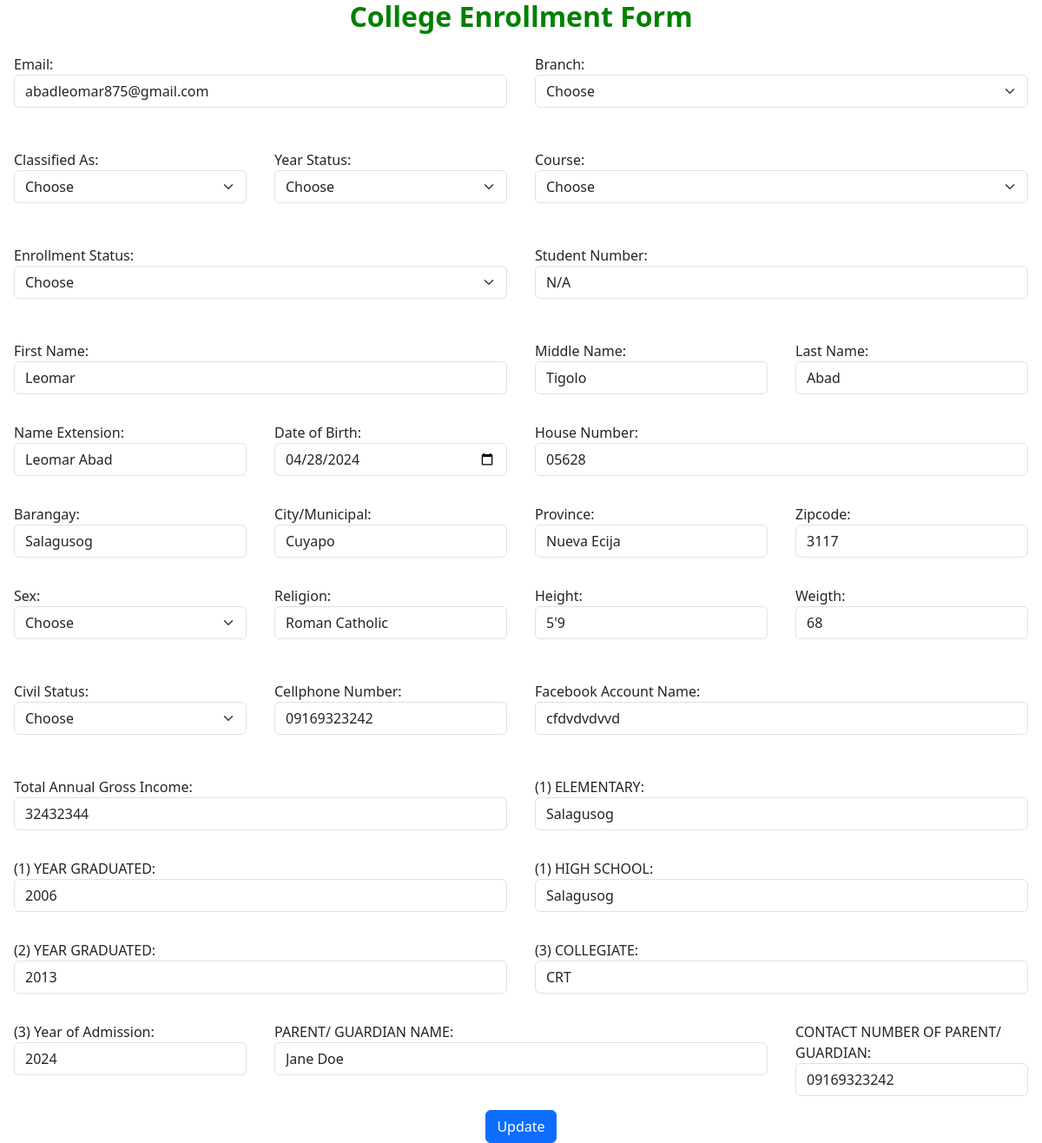
Screenshot of /edit.php?edit_id=16 with the database file from the repository.
### tables this page shows
CREATE TABLE `college` (
  `id` int(11) NOT NULL,
  `username` varchar(100) NOT NULL,
  `password` varchar(100) NOT NULL,
  `email` varchar(100) NOT NULL,
  `Classified` varchar(100) NOT NULL,
  `year_status` varchar(100) NOT NULL,
  `course` varchar(100) NOT NULL,
  `enrollment_status` varchar(100) NOT NULL,
  `student_number` varchar(100) NOT NULL,
  `firstname` varchar(100) NOT NULL,
  `middle_name` varchar(100) NOT NULL,
  `lastname` varchar(100) NOT NULL,
  `name_extension` varchar(100) NOT NULL,
  `date_birth` varchar(100) NOT NULL,
  `house_number` varchar(100) NOT NULL,
  `barangay` varchar(100) NOT NULL,
  `municipal` varchar(100) NOT NULL,
  `province` varchar(100) NOT NULL,
  `zipcode` varchar(100) NOT NULL,
  `sex` varchar(100) NOT NULL,
  `religion` varchar(100) NOT NULL,
  `height` varchar(100) NOT NULL,
  `weigth` varchar(100) NOT NULL,
  `civil_status` varchar(100) NOT NULL,
  `cellhone_number` varchar(100) NOT NULL,
  `facebook_account` varchar(100) NOT NULL,
  `TotalAnnualGrossIncome` varchar(100) NOT NULL,
  `elementary` varchar(100) NOT NULL,
  `year_graduated` varchar(100) NOT NULL,
  `high_school` varchar(100) NOT NULL,
  `year_graduated_hs` varchar(100) NOT NULL,
  `collegiate` varchar(100) NOT NULL,
  `admission` varchar(100) NOT NULL,
  `parent` varchar(100) NOT NULL,
  `contact_number_parent` varchar(100) NOT NULL,
  `branch` varchar(100) NOT NULL,
  `date_time` varchar(100) NOT NULL
);

### edit.php (the view, shortened to what this page needs)
<?php
 $conn = connection();
 $id = $_GET['edit_id'];
 $sql = "SELECT * FROM `college` WHERE id = $id";
 $result = mysqli_query($conn, $sql);
 if(mysqli_num_rows($result) > 0){
     $row = mysqli_fetch_assoc($result);
     $email = $row['email'];
     $student_number = $row['student_number'];
     $firstname = $row['firstname'];
     $middlename = $row['middle_name'];
     $lastname = $row['lastname'];
     $name_extension = $row['name_extension'];
     $date_birth = $row['date_birth'];
     $house_number = $row['house_number'];
     $barangay = $row['barangay'];
     $municipal = $row['municipal'];
     $province = $row['province'];
     $zipcode = $row['zipcode'];
     $religion = $row['religion'];
     $height = $row['height'];
     $weight = $row['weigth'];
     $cellphone_number = $row['cellhone_number'];
     $facebook = $row['facebook_account'];
     $income = $row['TotalAnnualGrossIncome'];
     $elementary = $row['elementary'];
     $elementary_graduated = $row['year_graduated'];
     $high_school = $row['high_school'];
     $highschool_year_graduated = $row['year_graduated_hs'];
     $college = $row['collegiate'];
     $admission = $row['admission'];
     $parent = $row['parent'];
     $contact_number = $row['contact_number_parent'];
 };
 ?>
 <!DOCTYPE html>
 <html lang="en">
 <head>
    <link href="https://cdn.jsdelivr.net/npm/bootstrap@5.3.3/dist/css/bootstrap.min.css" rel="stylesheet">
 </head>
 <body>
 <h2 style="text-align: center; color: green;"><b>College Enrollment Form</b></h2>
    <form class="form-collge" action="edit.php?edit_id=<?php echo $id; ?>" method="post">
    <div class="w-50 p-3">
         <label for="email">Email:</label>
        <input type="text" class="form-control" name="email" value="<?php echo $email; ?>" placeholder="example@gmail.com" required>
    </div>
    <div class="w-50 p-3">
            <label for="branch">Branch:</label>
    <select class="form-select mb-3" name="branchc" id="">
    <option value="">Choose</option>
    </select>
</div>
    <div class="w-25 p-3">
        <label for="user">Classified As:</label>
    <select class="form-select mb-3" name="user" id="">
        <option value="">Choose</option>
    </select>
</div>
<div class="w-25 p-3">
    <label for="year-status">Year Status:</label>
    <select class="form-select mb-3" name="year-status" id="">
    <option value="">Choose</option>
    </select>
</div>
<div class="w-50 p-3">
    <label for="course">Course:</label>
    <select class="form-select mb-3" name="course" id="">
    <option value="">Choose</option>
    </select>
</div>
<div class="w-50 p-3">
            <label for="student">Enrollment Status:</label>
            <select name="student" id=""  class="form-select mb-3">
                <option value="">Choose</option>
        </select>
</div>
<div class="w-50 p-3">
            <label for="student_number">Student Number:</label>
            <input type="text" name="student_number" value="<?php echo $student_number; ?>" class="form-control" placeholder="Student Number:If none write N/A" required>
</div>
<div class="w-50 p-3">
            <label for="firstname">First Name:</label>
            <input type="text" name="firstname" value="<?php echo $firstname; ?>" class="form-control" placeholder="First Name" required>
</div>
<div class="w-25 p-3">
            <label for="middle-name">Middle Name:</label>
            <input type="text" name="middle-name" value="<?php echo $middlename; ?>" class="form-control" placeholder="Middle Name" required>
</div>
<div class="w-25 p-3">
            <label for="lastname">Last Name:</label>
            <input type="text" name="lastname" value="<?php echo $lastname; ?>" class="form-control" placeholder="Last Name" required>
</div>
<div class="w-25 p-3">
            <label for="name-extension">Name Extension:</label>
            <input type="text" name="name-extension" value="<?php echo $name_extension; ?>" class="form-control" placeholder="Example: Jr., III, Sr. etc.    Note: Please leave it blank if Not Available." required>
</div>
<div class="w-25 p-3">
            <label for="date_birth">Date of Birth:</label>
            <input type="date" name="date_birth" value="<?php echo $date_birth; ?>" class="form-control" placeholder="" required>
</div>
<div class="w-50 p-3">
            <label for="house_number">House Number:</label>
            <input type="text" name="house_number" value="<?php echo $house_number; ?>" class="form-control" placeholder="Building and Street Name*E.g. 123 Sampaguita St." required>
</div>
<div class="w-25 p-3">
            <label for="barangay">Barangay:</label>
            <input type="text" name="barangay" value="<?php echo $barangay; ?>" class="form-control" required>
</div>
<div class="w-25 p-3">
            <label for="municipal">City/Municipal:</label>
            <input type="text" value="<?php echo $municipal; ?>" name="municipal" class="form-control" required>
</div>
<div class="w-25 p-3">
            <label for="province">Province:</label>
            <input type="text" name="province" value="<?php echo $province; ?>" class="form-control" required>
</div>
<div class="w-25 p-3">
            <label for="zipcode">Zipcode:</label>
            <input type="text" name="zipcode" value="<?php echo $zipcode; ?>" class="form-control" required>
</div>
<div class="w-25 p-3">
<label for="sex">Sex:</label>
            <select name="sex" id=""   class="form-select mb-3">
                <option value="">Choose</option>
        </select>
</div>
<div class="w-25 p-3">
        <label for="religion">Religion:</label>
            <input type="text" name="religion" value="<?php echo $religion; ?>" class="form-control" required>
</div>
<div class="w-25 p-3">
            <label for="height">Height:</label>
            <input type="text" name="height" value="<?php echo $height; ?>" class="form-control" required>
</div>
<div class="w-25 p-3">
            <label for="weight">Weigth:</label>
            <input type="text" name="weight" value="<?php echo $weight; ?>" class="form-control" required>
</div>
<div class="w-25 p-3">
            <label for="civil_status">Civil Status:</label>
    <select class="form-select mb-3" name="civil_status" id="">
    <option value="">Choose</option>
    </select>
</div>
<div class="w-25 p-3">
            <label for="cellphone_number">Cellphone Number:</label>
            <input type="number" name="cellphone_number" value="<?php echo $cellphone_number; ?>" class="form-control" placeholder="Contact number must be 11 digits" required>
</div>
<div class="w-50 p-3">
            <label for="fb_account_name">Facebook Account Name:</label>
            <input type="text" name="fb_account_name" value="<?php echo $facebook; ?>" class="form-control" required>
</div>
<div class="w-50 p-3">
            <label for="income">Total Annual Gross Income:</label>
            <input type="number" name="income" value="<?php echo $income; ?>" class="form-control" placeholder="(Parent or guardian)" required>
</div>
<div class="w-50 p-3">
            <label for="elementary">(1) ELEMENTARY:</label>
            <input type="text" name="elementary" value="<?php echo $elementary; ?>" class="form-control" required>
</div>
<div class="w-50 p-3">
            <label for="year_graduated">(1) YEAR GRADUATED:</label>
            <input type="text" name="year_graduated" value="<?php echo $elementary_graduated; ?>" class="form-control" required>
</div>
<div class="w-50 p-3">
            <label for="high_school">(1) HIGH SCHOOL:</label>
            <input type="text" name="high_school" value="<?php echo $high_school; ?>" class="form-control" required>
</div>
<div class="w-50 p-3">
            <label for="highschool_year_graduated">(2) YEAR GRADUATED:</label>
            <input type="text" name="highschool_year_graduated" value="<?php echo $highschool_year_graduated; ?>" class="form-control" required>
</div>
<div class="w-50 p-3">
            <label for="college">(3) COLLEGIATE:</label>
            <input type="text" name="college" value="<?php echo $college; ?>" class="form-control" required>
</div>
<div class="w-25 p-3">
            <label for="admission">(3) Year of Admission:</label>
            <input type="text" name="admission" value="<?php echo $admission; ?>" class="form-control" required>
</div>
<div class="w-50 p-3">
            <label for="parent">PARENT/ GUARDIAN NAME:</label>
            <input type="text" name="parent" value="<?php echo $parent; ?>" class="form-control" required>
</div>
<div class="w-25 p-3">
            <label for="contact_number">CONTACT NUMBER OF PARENT/ GUARDIAN:</label>
            <input type="text" class="form-control" value="<?php echo $contact_number; ?>" name="contact_number" placeholder="Contact number must be 11 digits" required>
</div>
            <button type="submit" name="update"  class="btn btn-primary">Update</button>
        </form>
 </body>
 </html>

### edit.php (style rules this page uses)
.form-collge { display: flex; justify-content: center; flex-wrap: wrap; }

### rows the page displays
college: email "abadleomar875@gmail.com", student_number "N/A", firstname "Leomar", middle-name "Tigolo", lastname "Abad", name-extension "Leomar Abad", date_birth "04/28/2024", house_number "05628", barangay "Salagusog", municipal "Cuyapo", province "Nueva Ecija", zipcode "3117", religion "Roman Catholic", height "5'9", weight "68", cellphone_number "09169323242", fb_account_name "cfdvdvdvvd", income "32432344", elementary "Salagusog", year_graduated "2006", high_school "Salagusog", highschool_year_graduated "2013", college "CRT", admission "2024", parent "Jane Doe", contact_number "09169323242"
